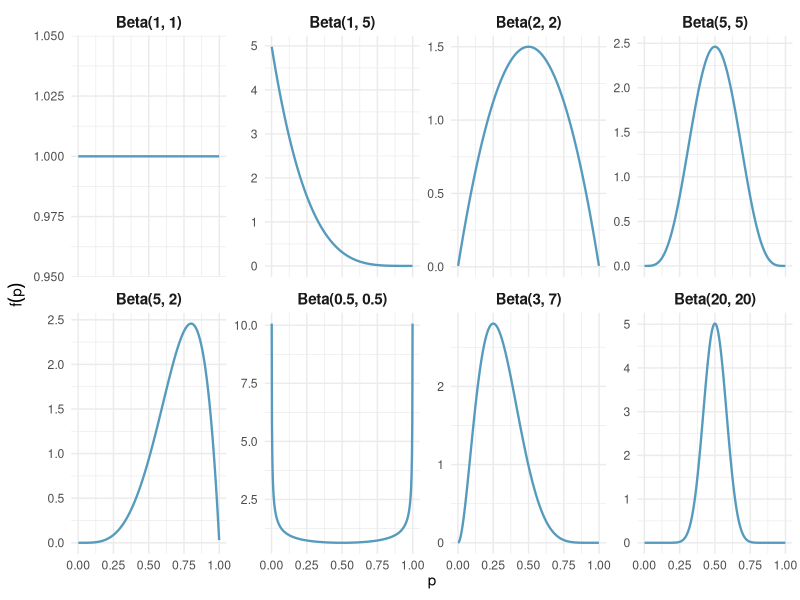
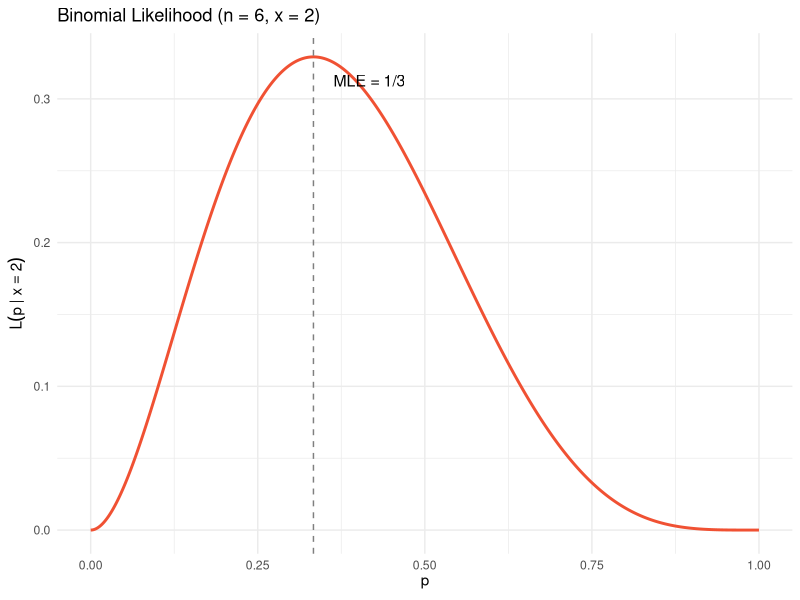
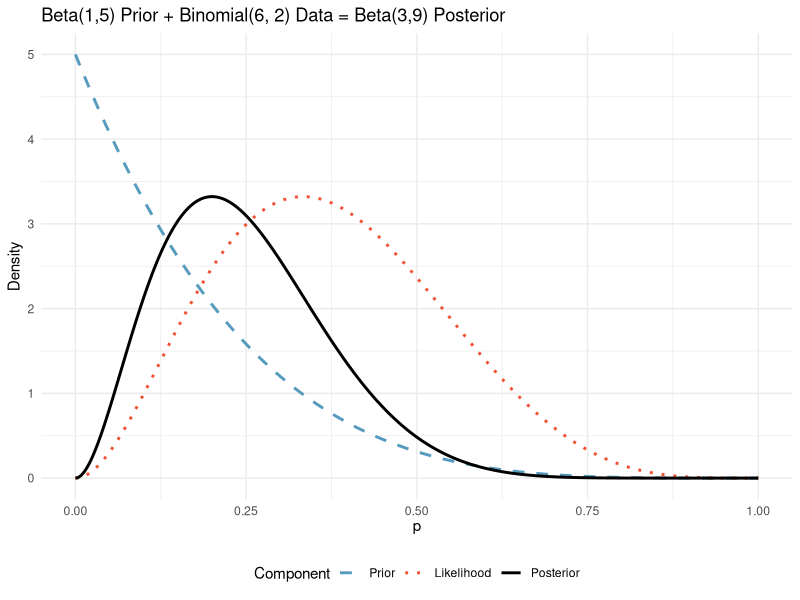
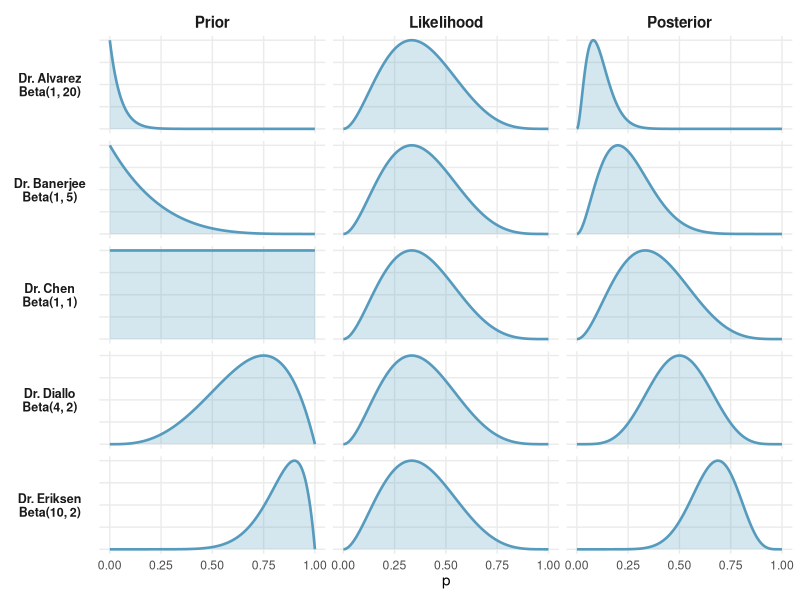
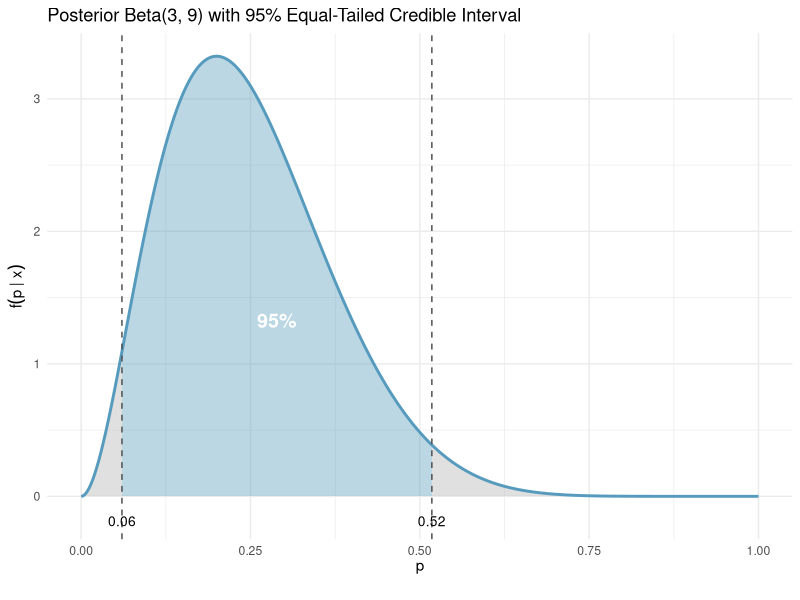

These charts were generated, in order, by the following R code:
# MA 213 -- Lecture 34 Figures
# Beta-Binomial Model

library(tidyverse)

####################################################################
# Figure 1: Beta distribution shapes
####################################################################

params <- tibble(
  alpha = c(1, 1, 2, 5, 5, 0.5, 3, 20),
  beta  = c(1, 5, 2, 5, 2, 0.5, 7, 20),
  label = paste0("Beta(", alpha, ", ", beta, ")")
)

pi_grid <- seq(0.001, 0.999, length.out = 500)

beta_data <- params |>
  rowwise() |>
  mutate(data = list(tibble(
    pi = pi_grid,
    density = dbeta(pi_grid, alpha, beta)
  ))) |>
  unnest(data)

beta_data$label <- factor(beta_data$label,
  levels = c("Beta(1, 1)", "Beta(1, 5)", "Beta(2, 2)",
             "Beta(5, 5)", "Beta(5, 2)", "Beta(0.5, 0.5)",
             "Beta(3, 7)", "Beta(20, 20)"))

p_shapes <- ggplot(beta_data, aes(x = pi, y = density)) +
  geom_line(linewidth = 0.8, color = "#569BBD") +
  facet_wrap(~label, scales = "free_y", ncol = 4) +
  labs(x = expression(p), y = expression(f(p))) +
  theme_minimal() +
  theme(strip.text = element_text(size = 11, face = "bold"))
ggsave("figures/beta_shapes.pdf", p_shapes, width = 10, height = 5)

####################################################################
# Figure 2: Likelihood example -- drug trial (n=6, x=2)
####################################################################

pi_grid2 <- seq(0, 1, length.out = 500)
likelihood <- dbinom(2, 6, pi_grid2)

p_like <- ggplot(tibble(p = pi_grid2, L = likelihood), aes(x = p, y = L)) +
  geom_line(linewidth = 1, color = "#F05133") +
  geom_vline(xintercept = 2/6, linetype = "dashed", color = "gray50") +
  annotate("text", x = 2/6 + 0.03, y = max(likelihood) * 0.95,
           label = "MLE = 1/3", hjust = 0, size = 4) +
  labs(x = expression(p), y = expression(L(p~"|"~x == 2)),
       title = "Binomial Likelihood (n = 6, x = 2)") +
  theme_minimal()
ggsave("figures/likelihood_example.pdf", p_like, width = 6, height = 3.5)

####################################################################
# Figure 3: Beta-Binomial update -- drug trial, Beta(1,5) + (6,2)
####################################################################

alpha_prior <- 1; beta_prior <- 5
n <- 6; x <- 2
alpha_post <- alpha_prior + x; beta_post <- beta_prior + n - x  # Beta(3, 9)

prior_vals <- dbeta(pi_grid2, alpha_prior, beta_prior)
like_vals <- dbeta(pi_grid2, x + 1, n - x + 1)  # scaled likelihood
post_vals <- dbeta(pi_grid2, alpha_post, beta_post)

# Normalize likelihood for display
like_scaled <- like_vals / max(like_vals) * max(post_vals)

plot_data <- tibble(p = pi_grid2) |>
  mutate(
    Prior = dbeta(p, alpha_prior, beta_prior),
    Likelihood = like_scaled,
    Posterior = dbeta(p, alpha_post, beta_post)
  ) |>
  pivot_longer(-p, names_to = "Component", values_to = "Density")

plot_data$Component <- factor(plot_data$Component,
  levels = c("Prior", "Likelihood", "Posterior"))

p_update <- ggplot(plot_data, aes(x = p, y = Density,
                                  linetype = Component, color = Component)) +
  geom_line(linewidth = 1) +
  scale_color_manual(values = c("Prior" = "#569BBD",
                                "Likelihood" = "#F05133",
                                "Posterior" = "black")) +
  scale_linetype_manual(values = c("Prior" = "dashed",
                                   "Likelihood" = "dotted",
                                   "Posterior" = "solid")) +
  labs(x = expression(p), y = "Density",
       title = "Beta(1,5) Prior + Binomial(6, 2) Data = Beta(3,9) Posterior") +
  theme_minimal() +
  theme(legend.position = "bottom")
ggsave("figures/beta_binomial_update.pdf", p_update, width = 8, height = 4)

####################################################################
# Figure 4: Five oncologists -- prior / likelihood / posterior grid
####################################################################

oncologists <- tibble(
  name  = c("Dr. Alvarez", "Dr. Banerjee", "Dr. Chen", "Dr. Diallo", "Dr. Eriksen"),
  alpha = c(1, 1, 1, 4, 10),
  beta  = c(20, 5, 1, 2, 2)
) |> mutate(
  label = paste0(name, "\nBeta(", alpha, ", ", beta, ")"),
  alpha_post = alpha + 2,
  beta_post  = beta + 4
)
oncologists$label <- factor(oncologists$label, levels = oncologists$label)

grid_data <- oncologists |>
  rowwise() |>
  mutate(data = list(tibble(
    p = pi_grid2,
    Prior     = dbeta(pi_grid2, alpha, beta),
    Likelihood = dbinom(2, 6, pi_grid2),
    Posterior = dbeta(pi_grid2, alpha_post, beta_post)
  ))) |>
  unnest(data) |>
  ungroup() |>
  pivot_longer(c(Prior, Likelihood, Posterior),
               names_to = "Component", values_to = "Density") |>
  group_by(name, Component) |>
  mutate(Density = Density / max(Density)) |>  # normalize each panel for comparison
  ungroup()

grid_data$Component <- factor(grid_data$Component,
  levels = c("Prior", "Likelihood", "Posterior"))

p_grid_fig <- ggplot(grid_data, aes(x = p, y = Density)) +
  geom_line(linewidth = 0.9, color = "#569BBD") +
  geom_area(alpha = 0.25, fill = "#569BBD") +
  facet_grid(label ~ Component, switch = "y") +
  labs(x = expression(p), y = NULL) +
  theme_minimal() +
  theme(strip.text.y.left = element_text(angle = 0, size = 9, face = "bold"),
        strip.text.x = element_text(size = 11, face = "bold"),
        strip.placement = "outside",
        axis.text.y = element_blank(),
        axis.ticks.y = element_blank(),
        panel.grid.minor = element_blank())
ggsave("figures/five_oncologists_grid.pdf", p_grid_fig, width = 10, height = 7)

####################################################################
# Figure 5: 95% credible interval on the drug-trial posterior, Beta(3,9)
####################################################################

alpha_ci <- 3; beta_ci <- 9
ci_lo <- qbeta(0.025, alpha_ci, beta_ci)
ci_hi <- qbeta(0.975, alpha_ci, beta_ci)

# Insert the exact interval boundaries as grid points so the shaded regions
# share a common edge there, instead of two separately-filtered geom_areas
# whose nearest grid points straddle the boundary and visually overlap.
p_grid_ci <- sort(unique(c(pi_grid2, ci_lo, ci_hi)))
ci_data <- tibble(p = p_grid_ci, density = dbeta(p_grid_ci, alpha_ci, beta_ci)) |>
  mutate(region = case_when(
    p < ci_lo ~ "left_tail",
    p > ci_hi ~ "right_tail",
    TRUE ~ "middle"
  ))
# Duplicate the boundary points into the neighboring region so the two
# adjacent polygons share an edge exactly, instead of leaving a gap.
ci_data <- bind_rows(
  ci_data,
  filter(ci_data, p == ci_lo) |> mutate(region = "left_tail"),
  filter(ci_data, p == ci_hi) |> mutate(region = "right_tail")
) |> arrange(region, p)

p_ci <- ggplot(ci_data, aes(x = p, y = density)) +
  geom_area(aes(fill = region, group = region), color = NA, alpha = 0.4) +
  scale_fill_manual(values = c(middle = "#569BBD", left_tail = "gray70",
                                right_tail = "gray70"), guide = "none") +
  geom_line(linewidth = 1, color = "#569BBD") +
  geom_vline(xintercept = c(ci_lo, ci_hi), linetype = "dashed", color = "gray30") +
  annotate("text", x = ci_lo, y = -0.15, label = sprintf("%.2f", ci_lo),
           size = 3.5, vjust = 1) +
  annotate("text", x = ci_hi, y = -0.15, label = sprintf("%.2f", ci_hi),
           size = 3.5, vjust = 1) +
  annotate("text", x = (ci_lo + ci_hi) / 2, y = max(ci_data$density) * 0.4,
           label = "95%", size = 5, color = "white", fontface = "bold") +
  labs(x = expression(p), y = expression(f(p~"|"~x)),
       title = "Posterior Beta(3, 9) with 95% Equal-Tailed Credible Interval") +
  coord_cartesian(clip = "off") +
  theme_minimal() +
  theme(plot.margin = margin(5.5, 5.5, 16, 5.5))
ggsave("figures/credible_interval.pdf", p_ci, width = 7, height = 4)

cat("Figures saved to figures/\n")
